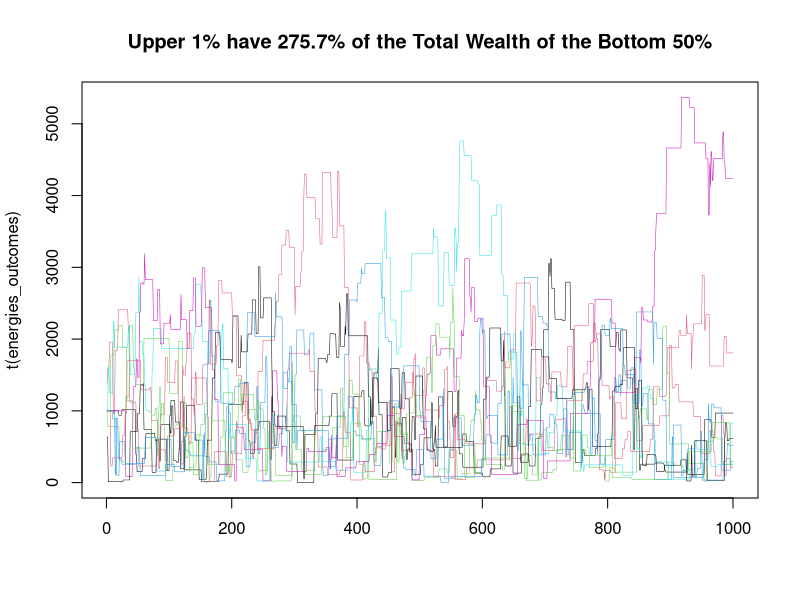
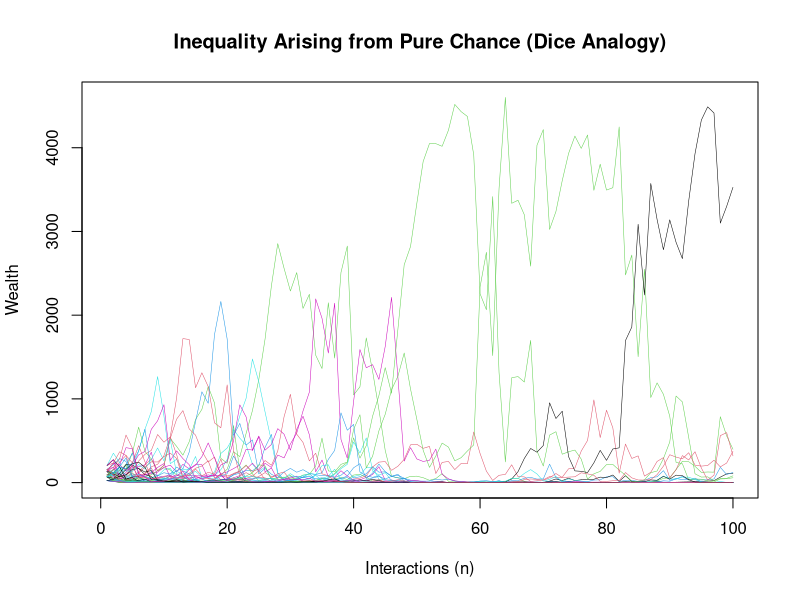

Reproduce these figures in R, in order. (Note: this script raises an error after producing the figures.)


# Kinetic Energy Model

# define parameters
players <- 10
interactions<-1000

dat <- matrix(c(1:players,rep(1000,players)),nrow=players)

# create simulation function
energies <- function(x){
  
  Wpos <- sample(x[,1],1)
  Lpos <- sample(x[,1],1)
  
  transfer <- runif(n = 1,min=0,max=mean(x[,2]))
  
  if (x[Lpos,2] > transfer) {
    
    x[Wpos,2] <- x[Wpos,2]+transfer
    x[Lpos,2] <- x[Lpos,2]-transfer
    
    #vals <- x[,2]

  } else {
    
    x[Wpos,2] <-x[Wpos,2]
    x[Lpos,2] <-x[Lpos,2]
    
  }
  
  vals <- x[,2]

}


single_Energy<-energies(dat)

# make holder for long-simulation run
energies_outcomes <- matrix(ncol=interactions,nrow=players)

# iterate through main loop
i=1
for (i in i:ncol(energies_outcomes)) {
  
  res<-energies(dat)
  
  energies_outcomes[,i] <-res
  
  dat[,2]<-energies_outcomes[,i] # reassign outcome to initial
  
}  



sorted <-energies_outcomes[order(rowMeans(energies_outcomes), 
                                 decreasing = T),]

val_top1 <- sort(energies_outcomes[,max(interactions)],
                 decreasing=T)[1]

val_bot50 <- sum(sort(energies_outcomes[,max(interactions)],
                      decreasing=F)[1:5])

top1 <- round((val_top1/val_bot50)*100,1)


# plot the data
matplot(t(energies_outcomes),type="l",lty = 1,lwd=0.5,
        main=paste0(
          "Upper 1% have ",top1,
          "% of the Total Wealth of the Bottom 50%"))




  # define parameters
  players <- 50
  interactions<-100
  
  # make intial distribution
  x <- matrix(rep(interactions,players),nrow = players)
  
  # assign dice "multipliers" 
  dice <-c(-0.8,-0.4,-0.2,0.2,0.4,0.8)
  
  # define game function
  diceGame <- function(x) {
    
    beg <- sum(x) # total in beginning
    int <- x*(1+sample(dice,players,replace = TRUE)) # draw outcomes
    newTot <- sum(int) # sum of new balance
    
    fac <- (newTot-beg)/newTot # calculate factor
    duty <- int-(fac*int) # apply to keep total amount constant
    
    #assign("x",duty)
    
    #return(c(int,beg,sum(int),fac,duty,sum(duty)))
    
    return(duty) # return new distribution to players
  }
  
  # create holder of results
  holder <- matrix(ncol=interactions,nrow=players)
  
  # iterate through main loop
  
  i=1
  for (i in i:ncol(holder)) {
    
    res<-apply(x, MARGIN = 2,FUN = diceGame)
    
    holder[,i] <-res
    
    x<-res # reassign x to latest outcome
    
  }  

  
matplot(t(holder),type = "l",
        main="Inequality Arising from Pure Chance (Dice Analogy)",
        xlab = "Interactions (n)",
        ylab="Wealth",lty = 1,lwd = 0.5)

# single run
oneTime<-apply(x,MARGIN = 2,FUN = times)

